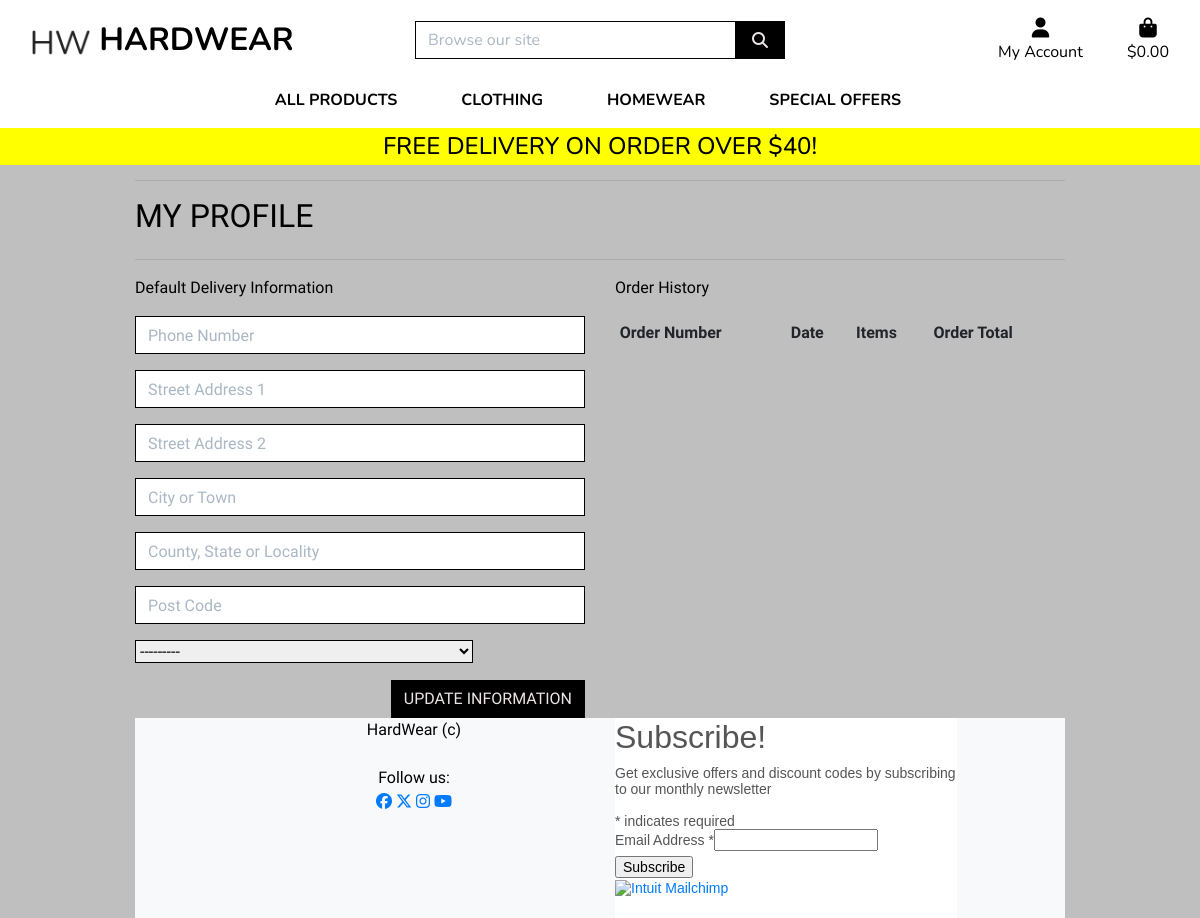
Page /profile/ (signed in) on the earlier database version.
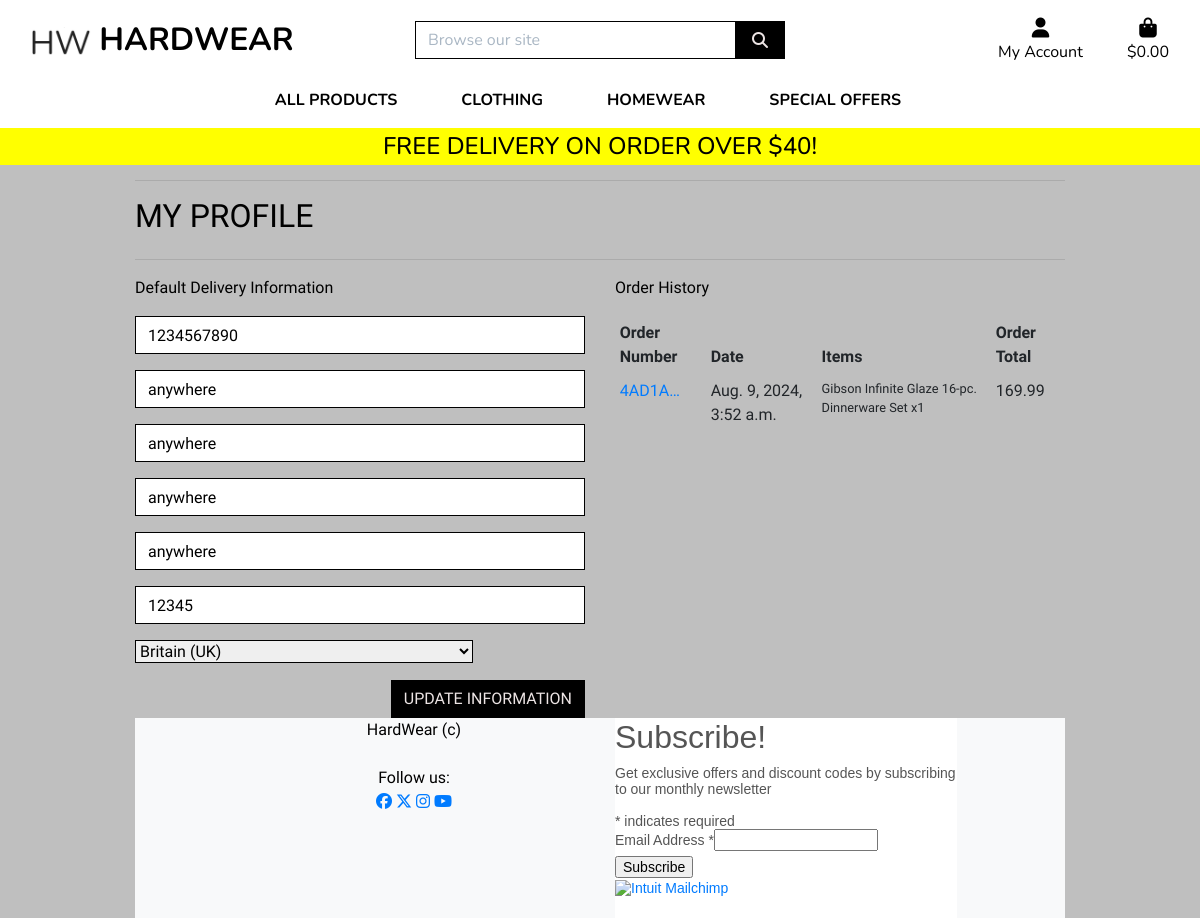
Same page on the later database version.
### profiles/models.py (models this page shows, shortened)
class UserProfile(models.Model):
    user = models.OneToOneField(User, on_delete=models.CASCADE)
    default_phone_number = models.CharField(max_length=20,
        null=True, blank=True)
    default_street_address1 = models.CharField(max_length=80,
        null=True, blank=True)
    default_street_address2 = models.CharField(max_length=80,
        null=True, blank=True)
    default_city_or_town = models.CharField(max_length=40,
        null=True, blank=True)
    default_county = models.CharField(max_length=80,
        null=True, blank=True)
    default_postcode = models.CharField(max_length=20,
        null=True, blank=True)
    default_country = CountryField(blank_label='Country',
        null=True, blank=True)

### checkout/models.py (models this page shows, shortened)
class Orders(models.Model):
    order_number = models.CharField(max_length=32, null=False, editable=False)
    user_profile = models.ForeignKey(UserProfile, on_delete=models.SET_NULL,
        null=True, blank=True, related_name='orders')
    full_name = models.CharField(max_length=50, null=False, blank=False)
    email_address = models.EmailField(max_length=254, null=False, blank=False)
    phone_number = models.CharField(max_length=20, null=False, blank=False)
    country = CountryField(blank_label='Country *', null=False, blank=False)
    postcode = models.CharField(max_length=20, null=True, blank=True)
    city_or_town = models.CharField(max_length=40, null=False, blank=False)
    street_address1 = models.CharField(max_length=80, null=False, blank=False)
    street_address2 = models.CharField(max_length=80, null=True, blank=True)
    county = models.CharField(max_length=80, null=True, blank=True)
    date = models.DateTimeField(auto_now_add=True)
    delivery_cost = models.DecimalField(max_digits=6, decimal_places=2,
        null=False, default=0)
    order_total = models.DecimalField(max_digits=10, decimal_places=2,
        null=False, default=0)
    grand_total = models.DecimalField(max_digits=10, decimal_places=2,
        null=False, default=0)
    original_bag = models.TextField(null=False, blank=False, default='')
    stripe_pid = models.CharField(max_length=254, null=False, blank=False, default='')

class OrderLineItem(models.Model):
    order = models.ForeignKey(Orders, null=False, blank=False,
        on_delete=models.CASCADE, related_name='lineitems')
    product = models.ForeignKey(Product, null=False, blank=False,
        on_delete=models.CASCADE)
    product_size = models.CharField(max_length=2, null=True, blank=True)
    quantity = models.IntegerField(null=False, blank=False, default=0)
    lineitem_total = models.DecimalField(max_digits=6, decimal_places=2,
        null=False, blank=False, editable=False)

### products/models.py (models this page shows, shortened)
class Product(models.Model):
    category = models.ForeignKey('Category', null=True, blank=True, on_delete=models.SET_NULL)
    sku = models.CharField(max_length=254, null=True, blank=True)
    name = models.CharField(max_length=254)
    description = models.TextField()
    sizes = models.BooleanField(default=False, null=True, blank=True)
    price = models.DecimalField(max_digits=6, decimal_places=2)
    rating = models.DecimalField(max_digits=6, decimal_places=2, null=True, blank=True)
    image_url = models.URLField(max_length=1024, null=True, blank=True)
    image = models.ImageField(null=True, blank=True)

### profiles/views.py (the view)
# urls.py: path('profile/', include('profiles.urls')),
@login_required
def profile(request):
    profile = get_object_or_404(UserProfile, user=request.user)
    if request.method == 'POST':
        form = UserProfileForm(request.POST, instance=profile)
        if form.is_valid():
            form.save()
            messages.success(request, 'Profile updated successfully')
        else:
            messages.error(request, 'Update failed.  \
                Please ensure the form is valid.')
    else:
        form = UserProfileForm(instance=profile)
    orders = profile.orders.all()
    template = 'profiles/profile.html'
    context = {
        'form': form,
        'orders': orders,
        'on_profile_page': True
    }
    return render(request, template, context)

### profiles/templates/profiles/profile.html (shortened to what this page needs)
{% extends "base.html" %}
{% load static %}
{% block extra_css %}
    <link rel="stylesheet" href="{% static 'css/profile.css' %}">
{% endblock %}
{% block page_header %}
    <div class="container header-container">
    </div>
{% endblock %}
{% block content %}
    <div class="overlay"></div>
    <div class="container">
        <div class="row">
            <div class="col">
                <hr>
                <h2 class="logo-font mb-4 text-black">My Profile</h2>
                <hr>
            </div>
        </div>
        <div class="row">
            <div class="col-12 col-lg-6">
                <p class="text-black text-muted">Default Delivery Information</p>
                <form class="mt-3" action="{% url 'profile' %}" method="POST" id="profile-update-form">
                    {{ form|crispy }}
                    <button class="btn btn-black rounded-0 text-uppercase float-right">Update Information</button>
                </form>
            </div>
            <div class="text-black col-lg-6">
                <p class="text-black text-muted">Order History</p>
                <div class="order-history table-responsive">
                    <table class="table table-sm table-borderless">
                        <thead>
                            <tr>
                                <th>Order Number</th>
                                <th>Date</th>
                                <th>Items</th>
                                <th>Order Total</th>
                            </tr>
                        </thead>
                        <tbody>
                            {% for orders in orders %}
                                <tr>
                                    <td>
                                        <a href="{% url 'order_history' orders.order_number %}"
                                        title="{{ orders.order_number }}">
                                            {{ orders.order_number|truncatechars:6 }}
                                        </a>
                                    </td>
                                    <td>{{ orders.date }}</td>
                                    <td>
                                        <ul class="list-unstyled">
                                            {% for item in orders.lineitems.all %}
                                                <li class="small">
                                                    {{ item.product.name }} x{{ item.quantity }}
                                                </li>
                                            {% endfor %}
                                        </ul>
                                    </td>
                                    <td>{{ orders.grand_total }}</td>
                                </tr>
                            {% endfor %}
                        </tbody>
                    </table>
                </div>
            </div>
        </div>
{% endblock %}

### templates/base.html (shortened to what this page needs)
{% load static %}
<!doctype html>
<html lang="en">
  <head>
        {% block corecss %}
            <link rel="stylesheet" href="https://stackpath.bootstrapcdn.com/bootstrap/4.4.1/css/bootstrap.min.css">
            <link rel="stylesheet" href="{% static 'css/base.css' %}">
        {% endblock %}
        {% block extra_css %}{% endblock %}
  </head>
  <body>
    <header class="container-fluid fixed-top">
        <div id="topnav" class="row bg-white pt-lg-2 d-none d-lg-flex">
            <div class="col-12 col-lg-4 my-auto py-1 py-lg-0 text-center text-lg-left">
                <a href="{% url 'home' %}" class="nav-link main-logo-link">
                  <h2 class="logo-font text-black my-0">
                    <img src="{{ MEDIA_URL }}logo.png" id="logo-main">
                    <strong>HardWear</strong></h2>
                </a>
            </div>
            <div class="col-12 col-lg-4 my-auto py-1 py-lg-0">
                <form method="GET" action="{% url 'products' %}">
                  <div class="input-group w-100">
                      <input class="form-control border-black rounded-0" type="text" name="q" placeholder="Browse our site">
                      <div class="input-group-append">
                          <button class="form-control btn btn-black border border-black rounded-0" type="submit">
                              <span class="icon">
                                  <i class="fas fa-search"></i>
                              </span>
                          </button>
                      </div>
                  </div>
                </form>
            </div>
            <div class="col-12 col-lg-4 my-auto py-1 py-lg-0">
                <ul class="list-inline list-unstyled text-center text-lg-right my-0">
                    <li class="list-inline-item dropdown">
                        <a class="text-black nav-link" href="#" id="user-options" data-toggle="dropdown" aria-haspopup="true" aria-expanded="false">
                            <div class="text-center">
                                <div><i class="fas fa-user fa-lg"></i></div>
                                <p class="my-0">My Account</p>
                            </div>
                        </a>
                    </li>
                    <li class="list-inline-item">
                        <a class="{% if grand_total %}text-info font-weight-bold{% else %}text-black{% endif %} nav-link" href="{% url 'view_bag' %}">
                            <div class="text-center">
                                <div><i class="fas fa-shopping-bag fa-lg"></i></div>
                                <p class="my-0">
                                    {% if grand_total %}
                                        ${{ grand_total|floatformat:2 }}
                                    {% else %}
                                        $0.00
                                    {% endif %}
                                </p>
                            </div>
                        </a>
                    </li>
                </ul>
            </div>
        </div>
        <div>
            <div class="row bg-white">
                <nav class="navbar navbar-expand-lg navbar-light w-100">
                    {% include 'includes/main-nav.html' %}
                </nav>
            </div>
            <div id="delivery-banner" class="row text-center">
                <div class="col bg-discount text-black">
                  <h4 class="logo-font my-1"> Free delivery on order over ${{ free_delivery_threshold }}!</h4>
                </div>
        </div>
        </div>
    </header>
    {% block page_header %}
    {% endblock %}
    {% block content %}
    {% endblock %}
<footer class="container-wrapper bg-light">
    <div class="container quotes-container content-container">
       <div class="row">
            <div class="col-12 col-md-6">
                <p class="m-0 text-center text-black">
                    {% block copyright %}
                        HardWear (c)
                    {% endblock copyright %}
                </p>
                <br>
                <p class="m-0 text-center text-black">
                    Follow us:
                </p>
                <p class="text-center">
                    <a href="https://www.facebook.com/profile.php?id=61563878406440 "
                        target="_blank" aria-label="Facebook">
                        <i class="fa-brands fa-facebook"></i>
                    </a>
                    <a href="https://x.com" target="_blank" aria-label="X">
                        <i class="fa-brands fa-x-twitter"></i>
                    </a>
                    <a href="https://www.instagram.com" target="_blank" aria-label="Instagram">
                        <i class="fa-brands fa-instagram"></i>
                    </a>
                    <a href="https://www.youtube.com" target="_blank" aria-label="YouTube">
                        <i class="fa-brands fa-youtube"></i>
                    </a>
                </p>
            </div>
            <div class="col-12 col-md-6">
              <div id="mc_embed_signup">
                  <form action="https://herokuapp.us22.list-manage.com/subscribe/post?u=dc527404d99b769d906ace730&amp;id=6688d894f6&amp;f_id=0067d6e1f0" method="post" id="mc-embedded-subscribe-form" name="mc-embedded-subscribe-form" class="validate" target="_blank">
                      <div id="mc_embed_signup_scroll">
                         <h2>Subscribe!</h2>
                         <p>Get exclusive offers and discount codes by subscribing to our monthly newsletter</p>
                          <div class="indicates-required"><span class="asterisk">*</span> indicates required</div>
                          <div class="mc-field-group"><label for="mce-EMAIL">Email Address <span class="asterisk">*</span></label><input type="email" name="EMAIL" class="required email" id="mce-EMAIL" required="" value=""></div>
                            <div class="optionalParent">
                                <div class="clear foot">
                                    <input type="submit" name="subscribe" id="mc-embedded-subscribe" class="button" value="Subscribe">
                                    <p style="margin: 0px auto;"><a href="http://eepurl.com/iWFdgQ" title="Mailchimp - email marketing made easy and fun"><span style="display: inline-block; background-color: transparent; border-radius: 4px;"><img class="refferal_badge" src="https://digitalasset.intuit.com/render/content/dam/intuit/mc-fe/en_us/images/intuit-mc-rewards-text-dark.svg" alt="Intuit Mailchimp" style="width: 220px; height: 40px; display: flex; padding: 2px 0px; justify-content: center; align-items: center;"></span></a></p>
                                </div>
                            </div>
                        </div>
                    </form>
              </div>
            </div>
       </div>
   </div>
 </footer>
  </body>
</html>

### templates/includes/main-nav.html (shortened to what this page needs)
<div class="collapse navbar-collapse" id="main-nav">
    <ul class="navbar-nav w-auto mx-auto">
        <li class="nav-item dropdown">
            <a class="logo-font font-weight-bold nav-link text-black mr-5" href="#" id="all-products-link" data-toggle="dropdown" aria-haspopup="true" aria-expanded="false">
                All Products
            </a>
        </li>
        <li class="nav-item dropdown">
            <a class="logo-font font-weight-bold nav-link text-black mr-5" href="#" id="clothing-link" data-toggle="dropdown" aria-haspopup="true" aria-expanded="false">
                Clothing
            </a>
        </li>
        <li class="nav-item dropdown">
            <a class="logo-font font-weight-bold nav-link text-black mr-5" href="#" id="homewear-link" data-toggle="dropdown" aria-haspopup="true" aria-expanded="false">
                Homewear
            </a>
        </li>
        <li class="nav-item dropdown">
            <a class="logo-font font-weight-bold nav-link text-black mr-5" href="#" id="specials-link" data-toggle="dropdown" aria-haspopup="true" aria-expanded="false">
                Special Offers
            </a>
        </li>
    </ul>
</div>

Differences in the rows shown:
changed UserProfile: default_phone_number (not shown) → "1234567890"; default_street_address1 (not shown) → "anywhere"; default_street_address2 (not shown) → "anywhere"; default_city_or_town (not shown) → "anywhere"; default_county (not shown) → "anywhere"; default_postcode (not shown) → "12345"; default_country "---------" → "Britain (UK)"
added Orders: order_number "4AD1A…", date "Aug. 9, 2024, 3:52 a.m.", grand_total "169.99"
added OrderLineItem: product.name "Gibson Infinite Glaze 16-pc. Dinnerware Set", quantity "1"
